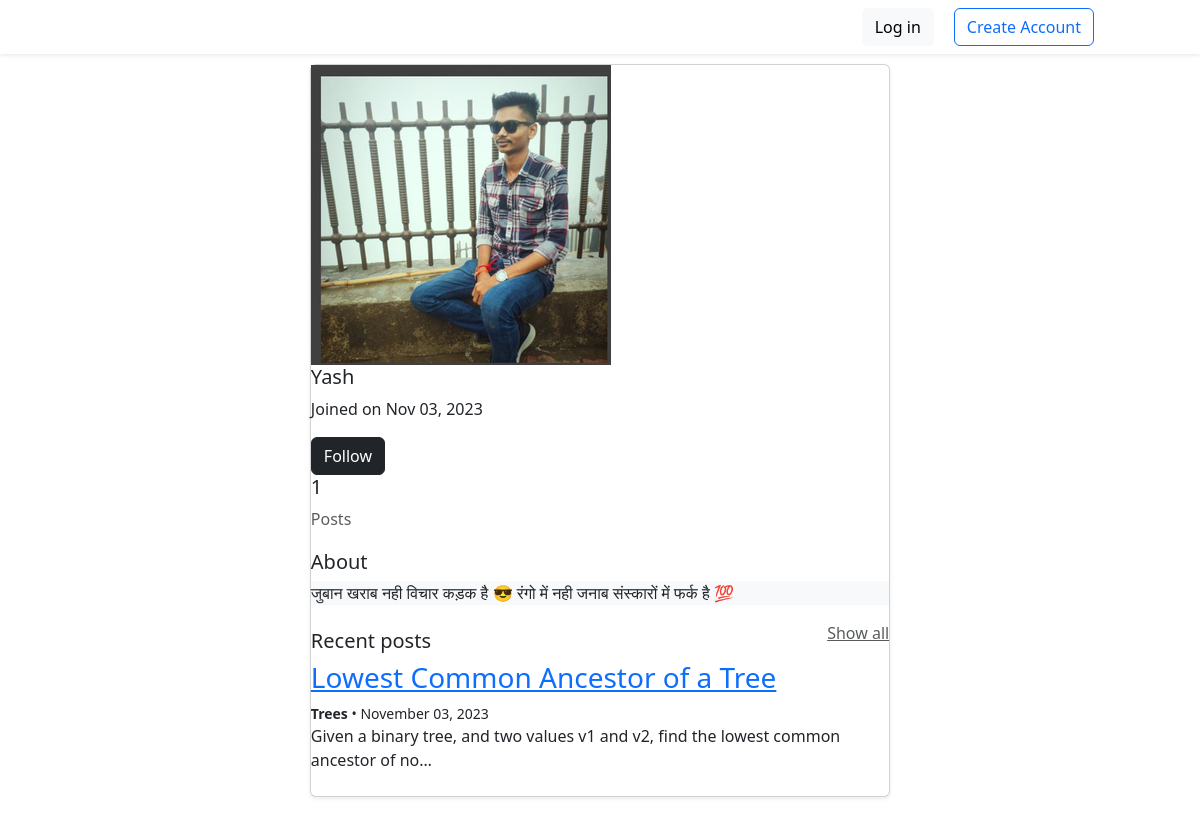
Page /Yash on the committed database.
### users/models.py (models this page shows, shortened)
class Profile(models.Model):
    user = models.OneToOneField(User, on_delete=models.CASCADE)
    image = models.ImageField(default="default.jpg", upload_to="profile_pics")
    bio = models.TextField(default="404 bio not found")

### blog/models.py (models this page shows, shortened)
class Post(models.Model):
    title = models.CharField(max_length=200)
    content = RichTextField(null=True, blank=True)
    date_posted = models.DateTimeField(default=timezone.now)
    author = models.ForeignKey(User, on_delete=models.CASCADE)
    category = models.ForeignKey(Category, on_delete=models.CASCADE)
    likes = models.ManyToManyField(User, related_name="likedposts", through="LikedPost")
    header_image = models.ImageField(
        default="default_header_image.png", null=True, blank=True, upload_to="post_pics"
    )
    cropped_image_1000x420 = ImageSpecField(
        source="header_image",
        processors=[ResizeToFill(1000, 420)],
        format="JPEG",
        options={"quality": 90, "auto_cleanup": True},
    )
    cropped_image_420x420 = ImageSpecField(
        source="header_image",
        processors=[ResizeToFill(580, 580)],
        format="JPEG",
        options={"quality": 90, "auto_cleanup": True},
    )
    def get_cleaned_content(self):
        cleaned_content = striptags(self.content)
        return cleaned_content

class Category(models.Model):
    name = models.CharField(max_length=70)
    class Meta:
        verbose_name = "Category"
        verbose_name_plural = "Categories"
    def __str__(self):
        return self.name.capitalize()

### blog/views.py (the view)
# urls.py: path("<str:username>", UserPostListView.as_view(), name='profile'),
class UserPostListView(ListView):
    model = Post
    template_name = "blog/user_posts.html"
    context_object_name = "posts"
    paginate_by = 5
    def get_queryset(self):
        user = get_object_or_404(User, username=self.kwargs.get("username"))
        return Post.objects.filter(author=user).order_by("-date_posted")
    def get_context_data(self, **kwargs):
        context = super().get_context_data(**kwargs)
        profile_user = get_object_or_404(User, username=self.kwargs.get("username"))
        profile = get_object_or_404(Profile, user=profile_user)
        context["profile"] = profile
        return context

### blog/templates/blog/user_posts.html
{% extends "blog/base.html" %}
{% block content %}
<body>
  <section id="profile">
    <div class="container">
      <div class="row">
        <div class="col-lg-9 col-xl-7 mx-auto">
          <div class="card shadow-sm">
            <div class="profile-header" style="background-color: FFFFFF;">
              <div class="profile-image">
                <img src="{{ profile.image.url }}" alt="Profile Image">
              </div>
              <div class="profile-details">
                <h5>{{ view.kwargs.username }}</h5>
                <p>Joined on {{ profile.user.date_joined|date:'M d, Y' }}</p>
                {% if user.is_authenticated and user.username == view.kwargs.username %}
                  <a href="{% url 'settings' %}" class="btn btn-dark">Edit Profile</a>
                {% else %}
                  <button class="btn btn-dark">Follow</button>
                {% endif %}
              </div>
            </div>
            <div class="profile-stats">
              <div>
                <p class="h5">{{ page_obj.paginator.count }}</p>
                <p class="text-muted">Posts</p>
              </div>
            </div>
            <div class="profile-about">
              <p class="lead mb-1">About</p>
              <div class="about-bio" style="background-color: #f8f9fa;">
                <p class="font-italic">{{ profile.bio }}</p>
              </div>
            </div>
            <div class="profile-posts">
              <div class="d-flex justify-content-between align-items-center">
                <p class="lead mb-0">Recent posts</p>
                <p><a href="#!" class="text-muted">Show all</a></p>
              </div>
              {% for post in posts %}
              <div class="post-card mb-4">
                <h3><a class="post-title-link" href="{% url 'post-detail' post.id %}">{{ post.title }}</a></h3>
                <p class="small mb-0">
                  <strong>{{ post.category }}</strong> • {{ post.date_posted|date:'F d, Y' }}
                </p>
                <p class="post-description">{{ post.get_cleaned_content|safe|truncatechars:100 }}</p>
              </div>
              {% endfor %}
            </div>
          </div>
        </div>
      </div>
    </div>
  </section>
</body>
{% endblock content %}

### blog/static/blog/main.css (style rules this page uses)
section [class^="container"] { padding: 4rem 2rem; }
@media screen and (min-width: 1024px) { section [class^="container"] { padding: 4rem; } }

### rows in the picture
Profile: image (picture), user.date_joined "Nov 03, 2023", bio "जुबान खराब नही विचार कड़क है 😎 रंगो में नही जनाब संस्कारों में फर्क है 💯"
Post: title "Lowest Common Ancestor of a Tree", category "Trees", date_posted "November 03, 2023", get_cleaned_content "Given a binary tree, and two values v1 and v2, find the lowest common ancestor of no…"

### other values in the picture
{{ view.kwargs.username }} "Yash"
{{ page_obj.paginator.count }} "1"
